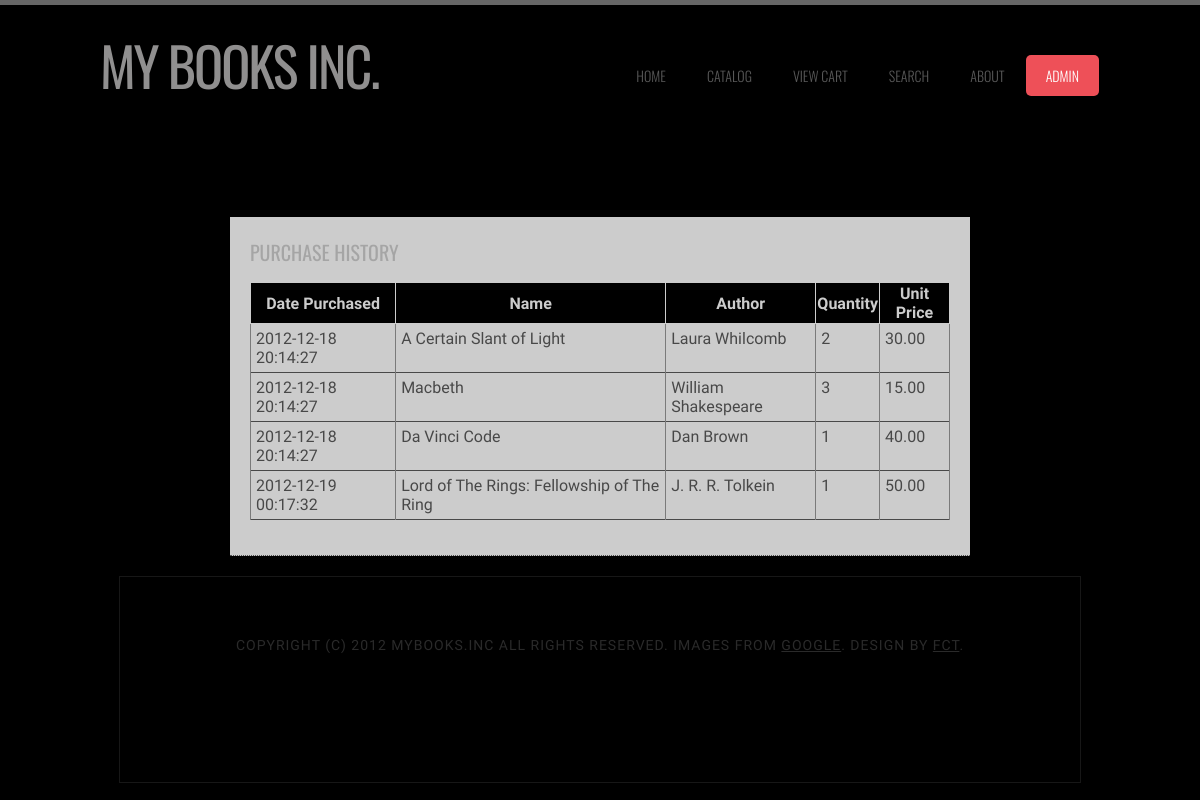
The page /viewhistory.php (signed in) on the database its author committed.
### tables this page shows
CREATE TABLE IF NOT EXISTS `sales` (
  `id` int(11) NOT NULL AUTO_INCREMENT,
  `bookid` int(11) NOT NULL,
  `bookname` varchar(100) NOT NULL,
  `author` varchar(100) NOT NULL,
  `userid` int(11) NOT NULL,
  `username` varchar(50) NOT NULL,
  `uprice` decimal(10,2) NOT NULL,
  `quantity` int(11) NOT NULL,
  `date` date NOT NULL,
  `time` time NOT NULL,
  PRIMARY KEY (`id`)
);

### viewhistory.php (the view, shortened to what this page needs)
<?php session_start();
require("functions.php");
?>
<!DOCTYPE html PUBLIC "-//W3C//DTD XHTML 1.0 Transitional//EN" "http://www.w3.org/TR/xhtml1/DTD/xhtml1-transitional.dtd">
<html xmlns="http://www.w3.org/1999/xhtml">
<head>
<link rel="stylesheet" type="text/css" href="styles/layout.css" />
</head>
<body>
<div class="wrapper col1">
<div id="header">
</div>
 <br class="clear" />
  <br class="clear" />
</div>
<div class="wrapper col2">
<div id="container" style="background-color:#FFFFFF; width:700px; opacity:.8; padding:20px;">
<?php
echo "<h3>PURCHASE HISTORY</h3>";
$sql_co=createSQL();
$qry="SELECT date,time,bookname, author, quantity,uprice FROM sales WHERE userid='".$_SESSION['uid']."' ORDER BY date ASC";
$sqldata=mysql_query($qry,$sql_co);
?>
<table>
<tr><th>Date Purchased</th><th>Name</th><th>Author</th><th>Quantity</th><th>Unit Price</th></tr>
<?php
while ($sale=mysql_fetch_array($sqldata)){
echo "<tr><td>".$sale['date']." ".$sale['time']."</td><td>".$sale['bookname']."</td><td>".$sale['author']."</td><td>".$sale['quantity']."</td><td>".$sale['uprice']."</td></tr>";
}
?>
</table>
</div>
</div>
</body>
</html>

### styles/main.css (style rules this page uses)
body { margin: 0; padding: 0; background: #000000 url(images/img05.jpg) repeat; font-family: 'Abel', sans-serif; font-size: 18px; color: #5B5B5B; }
table { border:1px solid; border-collapse:collapse; }
tr { border:1px solid; border-collapse:collapse; }
td { border:1px dotted; border-collapse:collapse; }
th { border:1px solid; border-collapse:collapse; background-color:#000; color:#FFF; }
h1, h2, h3 { margin: 0; padding: 0; text-transform: uppercase; font-weight: normal; font-family: 'Oswald', sans-serif; font-weight: 200; color: #CFCFCF; }
h3 { font-size: 1.6em; }
#header { overflow: hidden; width: 1000px; height: 150px; margin: 0 auto; padding: 0px 0px; }
#breadcrumb, #container, .gallery, #footer { position:relative; margin:0 auto 0; display:block; width:960px; }

### styles/layout.css (style rules this page uses)
div.wrapper { display:block; width:100%; margin:0; text-align:left; }
div.wrapper h1, div.wrapper h2, div.wrapper h3, div.wrapper h4, div.wrapper h5, div.wrapper h6 { margin:0 0 15px 0; padding:0; font-size:20px; font-weight:normal; line-height:normal; }
.col1 { border-top:5px solid #666; }
.col2 { padding:20px 0; }
#container { padding:30px 0; border-bottom:1px dotted #666; }

### styles/tables.css (style rules this page uses)
table { width:100%; border-collapse:collapse; table-layout:auto; vertical-align:top; margin-bottom:15px; border:1px solid #999999; }
table tbody td { vertical-align:top; border-collapse:collapse; border-left:1px solid #999999; border-right:1px solid #999999; }
table thead th, table tbody td { padding:5px; border-collapse:collapse; }

### rows shown on the page
sales: date "2012-12-18", time "20:14:27", bookname "A Certain Slant of Light", author "Laura Whilcomb", quantity "2", uprice "30.00"
sales: date "2012-12-18", time "20:14:27", bookname "Macbeth", author "William Shakespeare", quantity "3", uprice "15.00"
sales: date "2012-12-18", time "20:14:27", bookname "Da Vinci Code", author "Dan Brown", quantity "1", uprice "40.00"
sales: date "2012-12-19", time "00:17:32", bookname "Lord of The Rings: Fellowship of The Ring", author "J. R. R. Tolkein", quantity "1", uprice "50.00"
